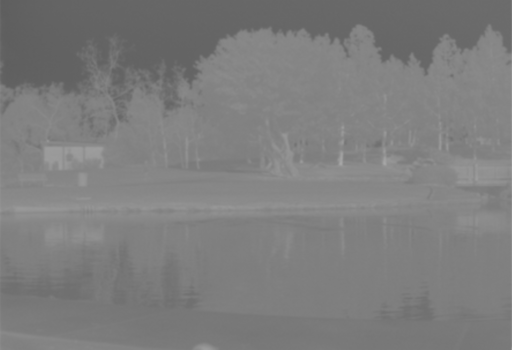
#> input picture imagens/lake.png, 512 x 350 px
$ python contrasteLake.py
#> lines starting #> are read from the running program, lines starting #| are printed output that depends on the picture
import cv2 as cv
import numpy as np
import matplotlib.pyplot as plt


src = cv.imread("imagens/lake.png", cv.IMREAD_GRAYSCALE)
#> src is the input picture: shape (350, 512); min 94, max 167, mean 125.1
clahe = cv.createCLAHE(clipLimit=2.0, tileGridSize=(8, 8))

equalizada = clahe.apply(src)
histograma = cv.calcHist([src], [0], None, [256], [0, 256])
#> histograma = 256 values, max 13078 at index 127, min 0 at index 0, mean 700

plt.plot(histograma, color='black')
plt.title("Histograma da Imagem em Escala de Cinza")
plt.xlabel("Intensidade de Pixels")
plt.ylabel("Frequência da Intensidade")
plt.bar(range(256), histograma.ravel(), color='black', width=1)
plt.xlim([0, 256])
plt.show()
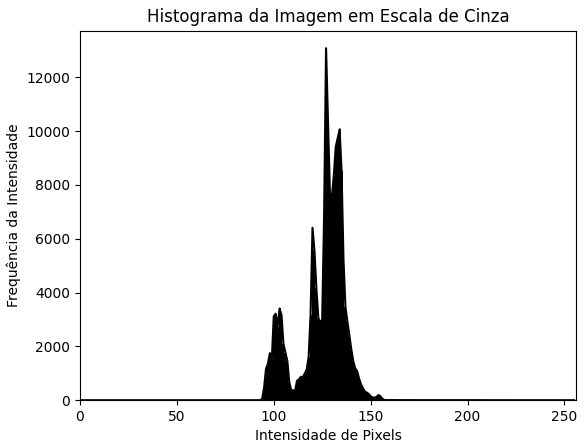
#> figure drawn by matplotlib, 1 panel; tallest bar 13078 high, from x = 126.5 to 127.5; curve peaks at x = 127, y = 13078


cv.imshow("original", src)
cv.imshow("histogramaEq", equalizada)
cv.waitKey(0)
cv.destroyAllWindows()

# qual efeito do histograma na imagem?
# Na imagem o histograma fez com que seus detalhes ficassem mais nítidos, como
# se antes quem estivesse vendo tenha miopia e depois colocou os óculos
# o histograma diz que há vários pixels
